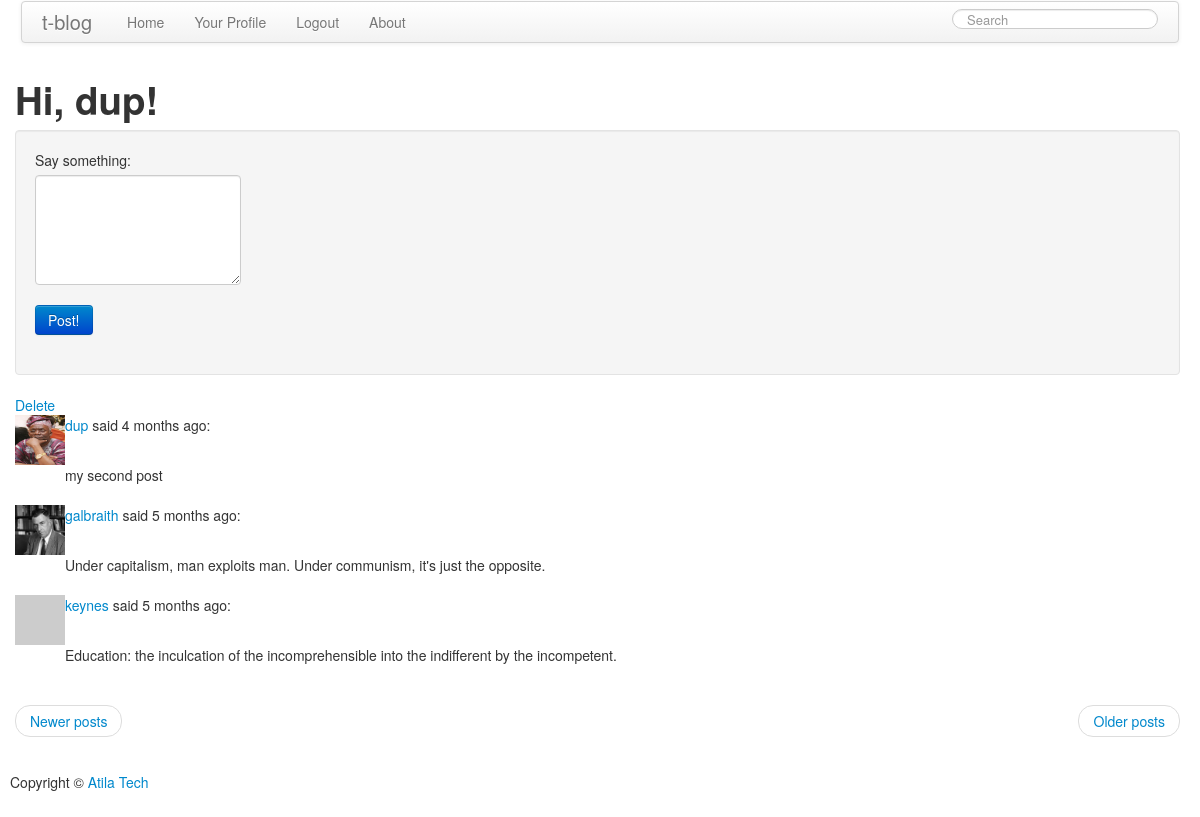
Screenshot of /index/3 (signed in) with the database file from the repository.
### app/models.py (models this page shows, shortened)
class User(db.Model):
    id = db.Column(db.Integer, primary_key=True)
    nickname = db.Column(db.String(64), index=True, unique=True)
    email = db.Column(db.String(120), index=True, unique=True)
    posts = db.relationship('Post', backref='author', lazy='dynamic')
    about_me = db.Column(db.String(140))
    last_seen = db.Column(db.DateTime)
    followed = db.relationship('User',
                               secondary=followers,
                               primaryjoin=(followers.c.follower_id == id),
                               secondaryjoin=(followers.c.followed_id == id),
                               backref=db.backref('followers', lazy='dynamic'),
                               lazy='dynamic')
    def avatar(self, size):
        return 'http://www.gravatar.com/avatar/%s?d=mm&s=%d' % (md5(self.email.encode('utf-8')).hexdigest(), size)
    def followed_posts(self):
        return Post.query.join(followers, (followers.c.followed_id == Post.user_id)).filter(followers.c.follower_id == self.id).order_by(Post.timestamp.desc())
    @property
    def is_authenticated(self):
        return True

class Post(db.Model):
    __searchable__ = ['body']
    id = db.Column(db.Integer, primary_key = True)
    body = db.Column(db.String(10000))
    timestamp = db.Column(db.DateTime)
    user_id = db.Column(db.Integer, db.ForeignKey('user.id'))
    language = db.Column(db.String(5))

### app/views.py (the view)
@app.route('/', methods=['GET', 'POST'])
@app.route('/index', methods=['GET', 'POST'])
@app.route('/index/<int:page>', methods=['GET', 'POST'])
@login_required
def index(page=1):
    form = PostForm()
    if form.validate_on_submit():
    	language = guessLanguage(form.post.data)
        if language == 'UNKNOWN' or len(language) > 5:
            language = ''
        post = Post(body=form.post.data, timestamp=datetime.utcnow(), author=g.user,language=language)
        db.session.add(post)
        db.session.commit()
        flash(gettext('Your post is now live!'))
        return redirect(url_for('index'))
    posts = g.user.followed_posts().paginate(page, POSTS_PER_PAGE, False)
    return render_template('index.html',
                           title='Home',
                           form=form,
                           posts=posts)

### app/forms.py
class SearchForm(Form):
    search = StringField('search', validators=[DataRequired()])

class PostForm(Form):
    post = TextAreaField('post', validators=[DataRequired()])

### app/momentjs.py (called while the page is built)
    def render(self, format):
        return Markup("<script>\ndocument.write(moment(\"%s\").%s);\n</script>" % (self.timestamp.strftime("%Y-%m-%dT%H:%M:%S Z"), format))

    def fromNow(self):
        return self.render("fromNow()")

### app/views.py (called while the page is built)
@lm.user_loader
def load_user(id):
    return User.query.get(int(id))

@app.before_request
def before_request():
    g.user = current_user
    if g.user.is_authenticated:
        g.user.last_seen = datetime.utcnow()
        g.search_form = SearchForm()
        db.session.add(g.user)
        db.session.commit()

@app.after_request
def after_request(response):
    for query in get_debug_queries():
        if query.duration >= DATABASE_QUERY_TIMEOUT:
            app.logger.warning("SLOW QUERY: %s\nParameters: %s\nDuration: %fs\nContext: %s\n" % (query.statement, query.parameters, query.duration, query.context))
    return response

### app/templates/index.html (shortened to what this page needs)
{% extends "base.html" %}
{% block content %}
  <h1>Hi, {{ g.user.nickname }}!</h1>
<div class="well">
    <form class="form" action="" method="post" name="post">
        <div class="control-group{% if form.errors.post %} error{% endif %}">
            <label class="control-label" for="post">Say something:</label>
            <div class="controls">
                {{ form.post(size = 30, maxlength = 10000, rows=5, cols=50) }}
            </div>
        </div>
        <div class="control-group">
            <div class="controls">
                <input class="btn btn-primary" type="submit" value="Post!">
            </div>
        </div>
    </form>
</div>
  {% if posts %}
  {% for post in posts.items %}
		{% include 'post.html' %}
  {% endfor %}
<ul class="pager">
    {% if posts.has_prev %}
    <li class="previous"><a href="{{ url_for('index', page = posts.prev_num) }}">Newer posts</a></li>
    {% else %}
    <li class="previous disabled"><a href="#">Newer posts</a></li>
    {% endif %}
    {% if posts.has_next %}
    <li class="next"><a href="{{ url_for('index', page = posts.next_num) }}">Older posts</a></li>
    {% else %}
    <li class="next disabled"><a href="#">Older posts</a></li>
    {% endif %}
</ul>
{% endif %}
{% endblock %}

### app/templates/post.html
  <table>
      <tr valign="top">
          <td><img style="height: 50px; width:50px;max-width: 50px "  src="{{url_for('static', filename ='img/profpic/%s.jpg' % post.author.nickname ) }}" onError="this.onerror=null;this.src='{{post.author.avatar(128)}}';"></td><td>{% autoescape false %}<p>{{ _('%(nickname)s said %(when)s:', nickname = '<a href="%s">%s</a>' % (url_for('user', nickname=post.author.nickname), post.author.nickname), when=momentjs(post.timestamp).fromNow()) }}</p>
{% endautoescape %}<br>{{ post.body }}</td>
      </tr>
      {%if g.user.id %}
      {% if post.author.id == g.user.id %}
<div><a href="{{ url_for('delete', id=post.id) }}">{{ _('Delete') }}</a></div>
{% endif %}
{% endif %}
  </table>
<br>

### rows the page displays
User: user.nickname "dup"
Post: shows a picture, body "my second post"
Post: nickname (picture), body "Under capitalism, man exploits man. Under communism, it's just the opposite."
Post: body "Education: the inculcation of the incomprehensible into the indifferent by the incompetent."
